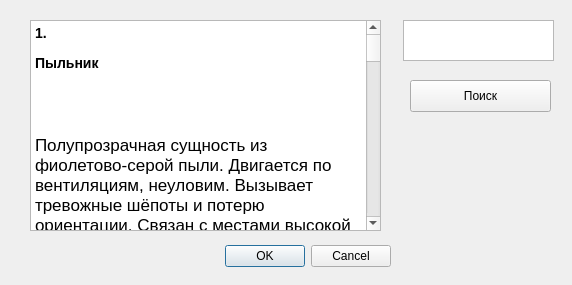
<?xml version="1.0" encoding="UTF-8"?>
<ui version="4.0">
 <class>Bestiary</class>
 <widget class="QDialog" name="Bestiary">
  <property name="geometry">
   <rect>
    <x>0</x>
    <y>0</y>
    <width>572</width>
    <height>285</height>
   </rect>
  </property>
  <property name="windowTitle">
   <string>Dialog</string>
  </property>
  <widget class="QDialogButtonBox" name="buttonBox">
   <property name="geometry">
    <rect>
     <x>50</x>
     <y>240</y>
     <width>341</width>
     <height>32</height>
    </rect>
   </property>
   <property name="orientation">
    <enum>Qt::Orientation::Horizontal</enum>
   </property>
   <property name="standardButtons">
    <set>QDialogButtonBox::StandardButton::Cancel|QDialogButtonBox::StandardButton::Ok</set>
   </property>
  </widget>
  <widget class="QTextEdit" name="textEdit">
   <property name="geometry">
    <rect>
     <x>30</x>
     <y>20</y>
     <width>351</width>
     <height>211</height>
    </rect>
   </property>
   <property name="html">
    <string>&lt;!DOCTYPE HTML PUBLIC &quot;-//W3C//DTD HTML 4.0//EN&quot; &quot;http://www.w3.org/TR/REC-html40/strict.dtd&quot;&gt;
&lt;html&gt;&lt;head&gt;&lt;meta name=&quot;qrichtext&quot; content=&quot;1&quot; /&gt;&lt;meta charset=&quot;utf-8&quot; /&gt;&lt;style type=&quot;text/css&quot;&gt;
p, li { white-space: pre-wrap; }
hr { height: 1px; border-width: 0; }
li.unchecked::marker { content: &quot;\2610&quot;; }
li.checked::marker { content: &quot;\2612&quot;; }
&lt;/style&gt;&lt;/head&gt;&lt;body style=&quot; font-family:'.AppleSystemUIFont'; font-size:13pt; font-weight:400; font-style:normal;&quot;&gt;
&lt;h3 style=&quot; margin-top:14px; margin-bottom:12px; margin-left:0px; margin-right:0px; -qt-block-indent:0; text-indent:0px;&quot;&gt;&lt;span style=&quot; font-size:large; font-weight:700;&quot;&gt;1. &lt;/span&gt;&lt;/h3&gt;
&lt;h3 style=&quot; margin-top:14px; margin-bottom:12px; margin-left:0px; margin-right:0px; -qt-block-indent:0; text-indent:0px;&quot;&gt;&lt;span style=&quot; font-size:large; font-weight:700;&quot;&gt;Пыльник&lt;/span&gt;&lt;/h3&gt;
&lt;p style=&quot; margin-top:12px; margin-bottom:12px; margin-left:0px; margin-right:0px; -qt-block-indent:0; text-indent:0px;&quot;&gt;&lt;br /&gt;&lt;/p&gt;
&lt;p style=&quot; margin-top:12px; margin-bottom:12px; margin-left:0px; margin-right:0px; -qt-block-indent:0; text-indent:0px;&quot;&gt;Полупрозрачная сущность из фиолетово-серой пыли. Двигается по вентиляциям, неуловим. Вызывает тревожные шёпоты и потерю ориентации. Связан с местами высокой смертности.&lt;/p&gt;
&lt;p style=&quot;-qt-paragraph-type:empty; margin-top:12px; margin-bottom:12px; margin-left:0px; margin-right:0px; -qt-block-indent:0; text-indent:0px;&quot;&gt;&lt;br /&gt;&lt;/p&gt;
&lt;hr /&gt;
&lt;h3 style=&quot; margin-top:14px; margin-bottom:12px; margin-left:0px; margin-right:0px; -qt-block-indent:0; text-indent:0px;&quot;&gt;&lt;span style=&quot; font-size:large; font-weight:700;&quot;&gt;2. &lt;/span&gt;&lt;/h3&gt;
&lt;h3 style=&quot; margin-top:14px; margin-bottom:12px; margin-left:0px; margin-right:0px; -qt-block-indent:0; text-indent:0px;&quot;&gt;&lt;span style=&quot; font-size:large; font-weight:700;&quot;&gt;Масочники&lt;/span&gt;&lt;/h3&gt;
&lt;p style=&quot; margin-top:12px; margin-bottom:12px; margin-left:0px; margin-right:0px; -qt-block-indent:0; text-indent:0px;&quot;&gt;&lt;br /&gt;&lt;/p&gt;
&lt;p style=&quot; margin-top:12px; margin-bottom:12px; margin-left:0px; margin-right:0px; -qt-block-indent:0; text-indent:0px;&quot;&gt;Фигуры в театральных масках. Ходят ночами по запечатанным этажам. Кто вступает в контакт — рискует потерять личность. Поведение похоже на ритуальные танцы.&lt;/p&gt;
&lt;p style=&quot;-qt-paragraph-type:empty; margin-top:12px; margin-bottom:12px; margin-left:0px; margin-right:0px; -qt-block-indent:0; text-indent:0px;&quot;&gt;&lt;br /&gt;&lt;/p&gt;
&lt;hr /&gt;
&lt;h3 style=&quot; margin-top:14px; margin-bottom:12px; margin-left:0px; margin-right:0px; -qt-block-indent:0; text-indent:0px;&quot;&gt;&lt;span style=&quot; font-size:large; font-weight:700;&quot;&gt;3. &lt;/span&gt;&lt;/h3&gt;
&lt;h3 style=&quot; margin-top:14px; margin-bottom:12px; margin-left:0px; margin-right:0px; -qt-block-indent:0; text-indent:0px;&quot;&gt;&lt;span style=&quot; font-size:large; font-weight:700;&quot;&gt;Ходячая Книга&lt;/span&gt;&lt;/h3&gt;
&lt;p style=&quot; margin-top:12px; margin-bottom:12px; margin-left:0px; margin-right:0px; -qt-block-indent:0; text-indent:0px;&quot;&gt;&lt;br /&gt;&lt;/p&gt;
&lt;p style=&quot; margin-top:12px; margin-bottom:12px; margin-left:0px; margin-right:0px; -qt-block-indent:0; text-indent:0px;&quot;&gt;Появляется в квартирах, исчезает через день. Кто читает — пропадает. Страницы заполняются именами жертв. Вероятно, создана Самосбором как ловушка.&lt;/p&gt;
&lt;p style=&quot;-qt-paragraph-type:empty; margin-top:12px; margin-bottom:12px; margin-left:0px; margin-right:0px; -qt-block-indent:0; text-indent:0px;&quot;&gt;&lt;br /&gt;&lt;/p&gt;
&lt;hr /&gt;
&lt;h3 style=&quot; margin-top:14px; margin-bottom:12px; margin-left:0px; margin-right:0px; -qt-block-indent:0; text-indent:0px;&quot;&gt;&lt;span style=&quot; font-size:large; font-weight:700;&quot;&gt;4. &lt;/span&gt;&lt;/h3&gt;
&lt;h3 style=&quot; margin-top:14px; margin-bottom:12px; margin-left:0px; margin-right:0px; -qt-block-indent:0; text-indent:0px;&quot;&gt;&lt;span style=&quot; font-size:large; font-weight:700;&quot;&gt;Псевдодвери&lt;/span&gt;&lt;/h3&gt;
&lt;p style=&quot; margin-top:12px; margin-bottom:12px; margin-left:0px; margin-right:0px; -qt-block-indent:0; text-indent:0px;&quot;&gt;&lt;br /&gt;&lt;/p&gt;
&lt;p style=&quot; margin-top:12px; margin-bottom:12px; margin-left:0px; margin-right:0px; -qt-block-indent:0; text-indent:0px;&quot;&gt;Двери, ведущие каждый раз в разные места: от пустых коридоров до чернильной темноты. Иногда “живые”, могут “закрыть” за путником путь обратно.&lt;/p&gt;
&lt;p style=&quot;-qt-paragraph-type:empty; margin-top:12px; margin-bottom:12px; margin-left:0px; margin-right:0px; -qt-block-indent:0; text-indent:0px;&quot;&gt;&lt;br /&gt;&lt;/p&gt;
&lt;hr /&gt;
&lt;h3 style=&quot; margin-top:14px; margin-bottom:12px; margin-left:0px; margin-right:0px; -qt-block-indent:0; text-indent:0px;&quot;&gt;&lt;span style=&quot; font-size:large; font-weight:700;&quot;&gt;5. &lt;/span&gt;&lt;/h3&gt;
&lt;h3 style=&quot; margin-top:14px; margin-bottom:12px; margin-left:0px; margin-right:0px; -qt-block-indent:0; text-indent:0px;&quot;&gt;&lt;span style=&quot; font-size:large; font-weight:700;&quot;&gt;Сетевой&lt;/span&gt;&lt;/h3&gt;
&lt;p style=&quot; margin-top:12px; margin-bottom:12px; margin-left:0px; margin-right:0px; -qt-block-indent:0; text-indent:0px;&quot;&gt;&lt;br /&gt;&lt;/p&gt;
&lt;p style=&quot; margin-top:12px; margin-bottom:12px; margin-left:0px; margin-right:0px; -qt-block-indent:0; text-indent:0px;&quot;&gt;Существо, сросшееся с системой вещания. Контролирует динамики, свет, сигнал тревоги. Может говорить голосом умерших. Предположительно, это остаток сознания бывшего диктора.&lt;/p&gt;
&lt;p style=&quot;-qt-paragraph-type:empty; margin-top:12px; margin-bottom:12px; margin-left:0px; margin-right:0px; -qt-block-indent:0; text-indent:0px;&quot;&gt;&lt;br /&gt;&lt;/p&gt;
&lt;hr /&gt;
&lt;h3 style=&quot; margin-top:14px; margin-bottom:12px; margin-left:0px; margin-right:0px; -qt-block-indent:0; text-indent:0px;&quot;&gt;&lt;span style=&quot; font-size:large; font-weight:700;&quot;&gt;6. &lt;/span&gt;&lt;/h3&gt;
&lt;h3 style=&quot; margin-top:14px; margin-bottom:12px; margin-left:0px; margin-right:0px; -qt-block-indent:0; text-indent:0px;&quot;&gt;&lt;span style=&quot; font-size:large; font-weight:700;&quot;&gt;Прожорливый Узел&lt;/span&gt;&lt;/h3&gt;
&lt;p style=&quot; margin-top:12px; margin-bottom:12px; margin-left:0px; margin-right:0px; -qt-block-indent:0; text-indent:0px;&quot;&gt;&lt;br /&gt;&lt;/p&gt;
&lt;p style=&quot; margin-top:12px; margin-bottom:12px; margin-left:0px; margin-right:0px; -qt-block-indent:0; text-indent:0px;&quot;&gt;Аномальная труба или узел коммуникаций, которая затягивает всё живое. Появляется в техпомещениях. Пищит, стонет, будто живая. Может быть паразитом на теле Гигахрущёвки.&lt;/p&gt;
&lt;p style=&quot;-qt-paragraph-type:empty; margin-top:12px; margin-bottom:12px; margin-left:0px; margin-right:0px; -qt-block-indent:0; text-indent:0px;&quot;&gt;&lt;br /&gt;&lt;/p&gt;
&lt;hr /&gt;
&lt;h3 style=&quot; margin-top:14px; margin-bottom:12px; margin-left:0px; margin-right:0px; -qt-block-indent:0; text-indent:0px;&quot;&gt;&lt;span style=&quot; font-size:large; font-weight:700;&quot;&gt;7. &lt;/span&gt;&lt;/h3&gt;
&lt;h3 style=&quot; margin-top:14px; margin-bottom:12px; margin-left:0px; margin-right:0px; -qt-block-indent:0; text-indent:0px;&quot;&gt;&lt;span style=&quot; font-size:large; font-weight:700;&quot;&gt;Тень Самосбора&lt;/span&gt;&lt;/h3&gt;
&lt;p style=&quot; margin-top:12px; margin-bottom:12px; margin-left:0px; margin-right:0px; -qt-block-indent:0; text-indent:0px;&quot;&gt;&lt;br /&gt;&lt;/p&gt;
&lt;p style=&quot; margin-top:12px; margin-bottom:12px; margin-left:0px; margin-right:0px; -qt-block-indent:0; text-indent:0px;&quot;&gt;Силуэт погибшего, повторяющий последние действия. Неопасен напрямую, но может вызвать психологический срыв. Иногда они “смотрят в ответ”…&lt;/p&gt;
&lt;p style=&quot;-qt-paragraph-type:empty; margin-top:12px; margin-bottom:12px; margin-left:0px; margin-right:0px; -qt-block-indent:0; text-indent:0px;&quot;&gt;&lt;br /&gt;&lt;/p&gt;
&lt;hr /&gt;
&lt;h3 style=&quot; margin-top:14px; margin-bottom:12px; margin-left:0px; margin-right:0px; -qt-block-indent:0; text-indent:0px;&quot;&gt;&lt;span style=&quot; font-size:large; font-weight:700;&quot;&gt;8. &lt;/span&gt;&lt;/h3&gt;
&lt;h3 style=&quot; margin-top:14px; margin-bottom:12px; margin-left:0px; margin-right:0px; -qt-block-indent:0; text-indent:0px;&quot;&gt;&lt;span style=&quot; font-size:large; font-weight:700;&quot;&gt;Памятный Эфир&lt;/span&gt;&lt;/h3&gt;
&lt;p style=&quot; margin-top:12px; margin-bottom:12px; margin-left:0px; margin-right:0px; -qt-block-indent:0; text-indent:0px;&quot;&gt;&lt;br /&gt;&lt;/p&gt;
&lt;p style=&quot; margin-top:12px; margin-bottom:12px; margin-left:0px; margin-right:0px; -qt-block-indent:0; text-indent:0px;&quot;&gt;Телевизионные передачи с участием давно умерших. Появляются без источника сигнала. Слушание может вызвать потерю памяти, галлюцинации, сомнамбулизм.&lt;/p&gt;
&lt;p style=&quot;-qt-paragraph-type:empty; margin-top:12px; margin-bottom:12px; margin-left:0px; margin-right:0px; -qt-block-indent:0; text-indent:0px;&quot;&gt;&lt;br /&gt;&lt;/p&gt;
&lt;hr /&gt;
&lt;h3 style=&quot; margin-top:14px; margin-bottom:12px; margin-left:0px; margin-right:0px; -qt-block-indent:0; text-indent:0px;&quot;&gt;&lt;span style=&quot; font-size:large; font-weight:700;&quot;&gt;9. &lt;/span&gt;&lt;/h3&gt;
&lt;h3 style=&quot; margin-top:14px; margin-bottom:12px; margin-left:0px; margin-right:0px; -qt-block-indent:0; text-indent:0px;&quot;&gt;&lt;span style=&quot; font-size:large; font-weight:700;&quot;&gt;Отражатель&lt;/span&gt;&lt;/h3&gt;
&lt;p style=&quot; margin-top:12px; margin-bottom:12px; margin-left:0px; margin-right:0px; -qt-block-indent:0; text-indent:0px;&quot;&gt;&lt;br /&gt;&lt;/p&gt;
&lt;p style=&quot; margin-top:12px; margin-bottom:12px; margin-left:0px; margin-right:0px; -qt-block-indent:0; text-indent:0px;&quot;&gt;Создаёт двойника человека, обычно ликвидатора. Повторяет речь и движения, но с временным запозданием. Иногда пытается “заменить” оригинал.&lt;/p&gt;
&lt;p style=&quot;-qt-paragraph-type:empty; margin-top:12px; margin-bottom:12px; margin-left:0px; margin-right:0px; -qt-block-indent:0; text-indent:0px;&quot;&gt;&lt;br /&gt;&lt;/p&gt;
&lt;hr /&gt;
&lt;h3 style=&quot; margin-top:14px; margin-bottom:12px; margin-left:0px; margin-right:0px; -qt-block-indent:0; text-indent:0px;&quot;&gt;&lt;span style=&quot; font-size:large; font-weight:700;&quot;&gt;10. &lt;/span&gt;&lt;/h3&gt;
&lt;h3 style=&quot; margin-top:14px; margin-bottom:12px; margin-left:0px; margin-right:0px; -qt-block-indent:0; text-indent:0px;&quot;&gt;&lt;span style=&quot; font-size:large; font-weight:700;&quot;&gt;Шаркающий&lt;/span&gt;&lt;/h3&gt;
&lt;p style=&quot; margin-top:12px; margin-bottom:12px; margin-left:0px; margin-right:0px; -qt-block-indent:0; text-indent:0px;&quot;&gt;&lt;br /&gt;&lt;/p&gt;
&lt;p style=&quot; margin-top:12px; margin-bottom:12px; margin-left:0px; margin-right:0px; -qt-block-indent:0; text-indent:0px;&quot;&gt;Невидимый хищник, существующий только как звук: шаги, скрежет. Преследует одиночек. Те, кто слышал его близко, исчезают. Встречается чаще в старых лестничных клетках.&lt;/p&gt;
&lt;p style=&quot;-qt-paragraph-type:empty; margin-top:12px; margin-bottom:12px; margin-left:0px; margin-right:0px; -qt-block-indent:0; text-indent:0px;&quot;&gt;&lt;br /&gt;&lt;/p&gt;
&lt;hr /&gt;
&lt;h3 style=&quot; margin-top:14px; margin-bottom:12px; margin-left:0px; margin-right:0px; -qt-block-indent:0; text-indent:0px;&quot;&gt;&lt;span style=&quot; font-size:large; font-weight:700;&quot;&gt;11. &lt;/span&gt;&lt;/h3&gt;
&lt;h3 style=&quot; margin-top:14px; margin-bottom:12px; margin-left:0px; margin-right:0px; -qt-block-indent:0; text-indent:0px;&quot;&gt;&lt;span style=&quot; font-size:large; font-weight:700;&quot;&gt;Паутина Имен&lt;/span&gt;&lt;/h3&gt;
&lt;p style=&quot; margin-top:12px; margin-bottom:12px; margin-left:0px; margin-right:0px; -qt-block-indent:0; text-indent:0px;&quot;&gt;&lt;br /&gt;&lt;/p&gt;
&lt;p style=&quot; margin-top:12px; margin-bottom:12px; margin-left:0px; margin-right:0px; -qt-block-indent:0; text-indent:0px;&quot;&gt;Малозаметная сеть на потолках квартир. В ней — вплетённые бумажки с чужими именами. Если заденешь — можешь забыть своё имя. И чем дольше забыто — тем сильнее привязан к Гигахрущёвке.&lt;/p&gt;
&lt;p style=&quot;-qt-paragraph-type:empty; margin-top:12px; margin-bottom:12px; margin-left:0px; margin-right:0px; -qt-block-indent:0; text-indent:0px;&quot;&gt;&lt;br /&gt;&lt;/p&gt;
&lt;hr /&gt;
&lt;h3 style=&quot; margin-top:14px; margin-bottom:12px; margin-left:0px; margin-right:0px; -qt-block-indent:0; text-indent:0px;&quot;&gt;&lt;span style=&quot; font-size:large; font-weight:700;&quot;&gt;12. &lt;/span&gt;&lt;/h3&gt;
&lt;h3 style=&quot; margin-top:14px; margin-bottom:12px; margin-left:0px; margin-right:0px; -qt-block-indent:0; text-indent:0px;&quot;&gt;&lt;span style=&quot; font-size:large; font-weight:700;&quot;&gt;Пыльные Глаза&lt;/span&gt;&lt;/h3&gt;
&lt;p style=&quot; margin-top:12px; margin-bottom:12px; margin-left:0px; margin-right:0px; -qt-block-indent:0; text-indent:0px;&quot;&gt;&lt;br /&gt;&lt;/p&gt;
&lt;p style=&quot; margin-top:12px; margin-bottom:12px; margin-left:0px; margin-right:0px; -qt-block-indent:0; text-indent:0px;&quot;&gt;Парящие глазные яблоки в пыли. Следят за жильцами, остаются неподвижными. Иногда моргают. Кто встретится взглядом — потом не может спать, слышит “наблюдение”.&lt;/p&gt;
&lt;p style=&quot;-qt-paragraph-type:empty; margin-top:12px; margin-bottom:12px; margin-left:0px; margin-right:0px; -qt-block-indent:0; text-indent:0px;&quot;&gt;&lt;br /&gt;&lt;/p&gt;
&lt;hr /&gt;
&lt;h3 style=&quot; margin-top:14px; margin-bottom:12px; margin-left:0px; margin-right:0px; -qt-block-indent:0; text-indent:0px;&quot;&gt;&lt;span style=&quot; font-size:large; font-weight:700;&quot;&gt;13. &lt;/span&gt;&lt;/h3&gt;
&lt;h3 style=&quot; margin-top:14px; margin-bottom:12px; margin-left:0px; margin-right:0px; -qt-block-indent:0; text-indent:0px;&quot;&gt;&lt;span style=&quot; font-size:large; font-weight:700;&quot;&gt;Речевой Петлитель&lt;/span&gt;&lt;/h3&gt;
&lt;p style=&quot; margin-top:12px; margin-bottom:12px; margin-left:0px; margin-right:0px; -qt-block-indent:0; text-indent:0px;&quot;&gt;&lt;br /&gt;&lt;/p&gt;
&lt;p style=&quot; margin-top:12px; margin-bottom:12px; margin-left:0px; margin-right:0px; -qt-block-indent:0; text-indent:0px;&quot;&gt;Аномалия в громкоговорителях. Повторяет услышанные фразы, но с искажением смысла. Чем чаще слышишь, тем больше меняется восприятие реальности.&lt;/p&gt;
&lt;p style=&quot;-qt-paragraph-type:empty; margin-top:12px; margin-bottom:12px; margin-left:0px; margin-right:0px; -qt-block-indent:0; text-indent:0px;&quot;&gt;&lt;br /&gt;&lt;/p&gt;
&lt;hr /&gt;
&lt;h3 style=&quot; margin-top:14px; margin-bottom:12px; margin-left:0px; margin-right:0px; -qt-block-indent:0; text-indent:0px;&quot;&gt;&lt;span style=&quot; font-size:large; font-weight:700;&quot;&gt;14. &lt;/span&gt;&lt;/h3&gt;
&lt;h3 style=&quot; margin-top:14px; margin-bottom:12px; margin-left:0px; margin-right:0px; -qt-block-indent:0; text-indent:0px;&quot;&gt;&lt;span style=&quot; font-size:large; font-weight:700;&quot;&gt;Голодная Плёнка&lt;/span&gt;&lt;/h3&gt;
&lt;p style=&quot; margin-top:12px; margin-bottom:12px; margin-left:0px; margin-right:0px; -qt-block-indent:0; text-indent:0px;&quot;&gt;&lt;br /&gt;&lt;/p&gt;
&lt;p style=&quot; margin-top:12px; margin-bottom:12px; margin-left:0px; margin-right:0px; -qt-block-indent:0; text-indent:0px;&quot;&gt;Фрагмент плёнки (кино или аудио), появляющийся в квартирах. Если включить — вызывает дежавю, затем потерю чувств, затем “запись поверх разума”. После этого — персонаж может начать вести себя как кто-то другой.&lt;/p&gt;
&lt;p style=&quot;-qt-paragraph-type:empty; margin-top:12px; margin-bottom:12px; margin-left:0px; margin-right:0px; -qt-block-indent:0; text-indent:0px;&quot;&gt;&lt;br /&gt;&lt;/p&gt;
&lt;hr /&gt;
&lt;h3 style=&quot; margin-top:14px; margin-bottom:12px; margin-left:0px; margin-right:0px; -qt-block-indent:0; text-indent:0px;&quot;&gt;&lt;span style=&quot; font-size:large; font-weight:700;&quot;&gt;15. &lt;/span&gt;&lt;/h3&gt;
&lt;h3 style=&quot; margin-top:14px; margin-bottom:12px; margin-left:0px; margin-right:0px; -qt-block-indent:0; text-indent:0px;&quot;&gt;&lt;span style=&quot; font-size:large; font-weight:700;&quot;&gt;Неправильный Ликвидатор&lt;/span&gt;&lt;/h3&gt;
&lt;p style=&quot; margin-top:12px; margin-bottom:12px; margin-left:0px; margin-right:0px; -qt-block-indent:0; text-indent:0px;&quot;&gt;&lt;br /&gt;&lt;/p&gt;
&lt;p style=&quot; margin-top:12px; margin-bottom:12px; margin-left:0px; margin-right:0px; -qt-block-indent:0; text-indent:0px;&quot;&gt;Фигура в униформе, не зарегистрированная ни в одном отряде. Повторяет голос знакомого, но с ошибками в речи. Всегда появляется рядом с местами активного Самосбора.&lt;/p&gt;
&lt;p style=&quot;-qt-paragraph-type:empty; margin-top:12px; margin-bottom:12px; margin-left:0px; margin-right:0px; -qt-block-indent:0; text-indent:0px;&quot;&gt;&lt;br /&gt;&lt;/p&gt;
&lt;hr /&gt;
&lt;h3 style=&quot; margin-top:14px; margin-bottom:12px; margin-left:0px; margin-right:0px; -qt-block-indent:0; text-indent:0px;&quot;&gt;&lt;span style=&quot; font-size:large; font-weight:700;&quot;&gt;16. &lt;/span&gt;&lt;/h3&gt;
&lt;h3 style=&quot; margin-top:14px; margin-bottom:12px; margin-left:0px; margin-right:0px; -qt-block-indent:0; text-indent:0px;&quot;&gt;&lt;span style=&quot; font-size:large; font-weight:700;&quot;&gt;Улыбающийся Угол&lt;/span&gt;&lt;/h3&gt;
&lt;p style=&quot; margin-top:12px; margin-bottom:12px; margin-left:0px; margin-right:0px; -qt-block-indent:0; text-indent:0px;&quot;&gt;&lt;br /&gt;&lt;/p&gt;
&lt;p style=&quot; margin-top:12px; margin-bottom:12px; margin-left:0px; margin-right:0px; -qt-block-indent:0; text-indent:0px;&quot;&gt;Один из углов в старой квартире “улыбается” — штукатурка образует подобие рта. Иногда шепчет советы. Сначала помогает… потом требует. Те, кто слушает — теряют связь с реальностью.&lt;/p&gt;
&lt;p style=&quot;-qt-paragraph-type:empty; margin-top:12px; margin-bottom:12px; margin-left:0px; margin-right:0px; -qt-block-indent:0; text-indent:0px;&quot;&gt;&lt;br /&gt;&lt;/p&gt;
&lt;hr /&gt;
&lt;h3 style=&quot; margin-top:14px; margin-bottom:12px; margin-left:0px; margin-right:0px; -qt-block-indent:0; text-indent:0px;&quot;&gt;&lt;span style=&quot; font-size:large; font-weight:700;&quot;&gt;17. &lt;/span&gt;&lt;/h3&gt;
&lt;h3 style=&quot; margin-top:14px; margin-bottom:12px; margin-left:0px; margin-right:0px; -qt-block-indent:0; text-indent:0px;&quot;&gt;&lt;span style=&quot; font-size:large; font-weight:700;&quot;&gt;Механик-Паразит&lt;/span&gt;&lt;/h3&gt;
&lt;p style=&quot; margin-top:12px; margin-bottom:12px; margin-left:0px; margin-right:0px; -qt-block-indent:0; text-indent:0px;&quot;&gt;&lt;br /&gt;&lt;/p&gt;
&lt;p style=&quot; margin-top:12px; margin-bottom:12px; margin-left:0px; margin-right:0px; -qt-block-indent:0; text-indent:0px;&quot;&gt;Аномалия в образе рабочего. Пытается чинить сломанные предметы, но делает это “неправильно”: розетки начинают петь, чайники — говорить. Позже всё пространство “подстраивается” под его логику.&lt;/p&gt;
&lt;p style=&quot;-qt-paragraph-type:empty; margin-top:12px; margin-bottom:12px; margin-left:0px; margin-right:0px; -qt-block-indent:0; text-indent:0px;&quot;&gt;&lt;br /&gt;&lt;/p&gt;
&lt;hr /&gt;
&lt;h3 style=&quot; margin-top:14px; margin-bottom:12px; margin-left:0px; margin-right:0px; -qt-block-indent:0; text-indent:0px;&quot;&gt;&lt;span style=&quot; font-size:large; font-weight:700;&quot;&gt;18. &lt;/span&gt;&lt;/h3&gt;
&lt;h3 style=&quot; margin-top:14px; margin-bottom:12px; margin-left:0px; margin-right:0px; -qt-block-indent:0; text-indent:0px;&quot;&gt;&lt;span style=&quot; font-size:large; font-weight:700;&quot;&gt;Запертые Песни&lt;/span&gt;&lt;/h3&gt;
&lt;p style=&quot; margin-top:12px; margin-bottom:12px; margin-left:0px; margin-right:0px; -qt-block-indent:0; text-indent:0px;&quot;&gt;&lt;br /&gt;&lt;/p&gt;
&lt;p style=&quot; margin-top:12px; margin-bottom:12px; margin-left:0px; margin-right:0px; -qt-block-indent:0; text-indent:0px;&quot;&gt;Из старых кассет и радиоприёмников доносится одна и та же мелодия. Те, кто её напевает — не могут остановиться. Через несколько дней — исчезают. На стене остаётся “запись” их последней песни.&lt;/p&gt;
&lt;p style=&quot;-qt-paragraph-type:empty; margin-top:12px; margin-bottom:12px; margin-left:0px; margin-right:0px; -qt-block-indent:0; text-indent:0px;&quot;&gt;&lt;br /&gt;&lt;/p&gt;
&lt;hr /&gt;
&lt;h3 style=&quot; margin-top:14px; margin-bottom:12px; margin-left:0px; margin-right:0px; -qt-block-indent:0; text-indent:0px;&quot;&gt;&lt;span style=&quot; font-size:large; font-weight:700;&quot;&gt;19. &lt;/span&gt;&lt;/h3&gt;
&lt;h3 style=&quot; margin-top:14px; margin-bottom:12px; margin-left:0px; margin-right:0px; -qt-block-indent:0; text-indent:0px;&quot;&gt;&lt;span style=&quot; font-size:large; font-weight:700;&quot;&gt;Пепельник&lt;/span&gt;&lt;/h3&gt;
&lt;p style=&quot; margin-top:12px; margin-bottom:12px; margin-left:0px; margin-right:0px; -qt-block-indent:0; text-indent:0px;&quot;&gt;&lt;br /&gt;&lt;/p&gt;
&lt;p style=&quot; margin-top:12px; margin-bottom:12px; margin-left:0px; margin-right:0px; -qt-block-indent:0; text-indent:0px;&quot;&gt;Образ человека, вылепленный из пепла и пыли. Возникает при сожжении одежды, писем или фотографий погибших. Стоит неподвижно, иногда повторяет жесты ушедших.&lt;/p&gt;
&lt;p style=&quot;-qt-paragraph-type:empty; margin-top:12px; margin-bottom:12px; margin-left:0px; margin-right:0px; -qt-block-indent:0; text-indent:0px;&quot;&gt;&lt;br /&gt;&lt;/p&gt;
&lt;hr /&gt;
&lt;h3 style=&quot; margin-top:14px; margin-bottom:12px; margin-left:0px; margin-right:0px; -qt-block-indent:0; text-indent:0px;&quot;&gt;&lt;span style=&quot; font-size:large; font-weight:700;&quot;&gt;20. &lt;/span&gt;&lt;/h3&gt;
&lt;h3 style=&quot; margin-top:14px; margin-bottom:12px; margin-left:0px; margin-right:0px; -qt-block-indent:0; text-indent:0px;&quot;&gt;&lt;span style=&quot; font-size:large; font-weight:700;&quot;&gt;Коллектор Снов&lt;/span&gt;&lt;/h3&gt;
&lt;p style=&quot; margin-top:12px; margin-bottom:12px; margin-left:0px; margin-right:0px; -qt-block-indent:0; text-indent:0px;&quot;&gt;&lt;br /&gt;&lt;/p&gt;
&lt;p style=&quot; margin-top:12px; margin-bottom:12px; margin-left:0px; margin-right:0px; -qt-block-indent:0; text-indent:0px;&quot;&gt;Появляется ночью в образе знакомого. Просит “поделиться сном”. Те, кто соглашается — больше не видят снов вообще. Считается, что он “собирает образы” для Самосбора. &lt;/p&gt;&lt;/body&gt;&lt;/html&gt;</string>
   </property>
  </widget>
  <widget class="QTextEdit" name="textEdit_2">
   <property name="geometry">
    <rect>
     <x>403</x>
     <y>20</y>
     <width>151</width>
     <height>41</height>
    </rect>
   </property>
  </widget>
  <widget class="QPushButton" name="pushButton">
   <property name="geometry">
    <rect>
     <x>410</x>
     <y>80</y>
     <width>141</width>
     <height>32</height>
    </rect>
   </property>
   <property name="text">
    <string>Поиск</string>
   </property>
  </widget>
 </widget>
 <resources/>
 <connections>
  <connection>
   <sender>buttonBox</sender>
   <signal>accepted()</signal>
   <receiver>Bestiary</receiver>
   <slot>accept()</slot>
   <hints>
    <hint type="sourcelabel">
     <x>248</x>
     <y>254</y>
    </hint>
    <hint type="destinationlabel">
     <x>157</x>
     <y>274</y>
    </hint>
   </hints>
  </connection>
  <connection>
   <sender>buttonBox</sender>
   <signal>rejected()</signal>
   <receiver>Bestiary</receiver>
   <slot>reject()</slot>
   <hints>
    <hint type="sourcelabel">
     <x>316</x>
     <y>260</y>
    </hint>
    <hint type="destinationlabel">
     <x>286</x>
     <y>274</y>
    </hint>
   </hints>
  </connection>
 </connections>
</ui>
